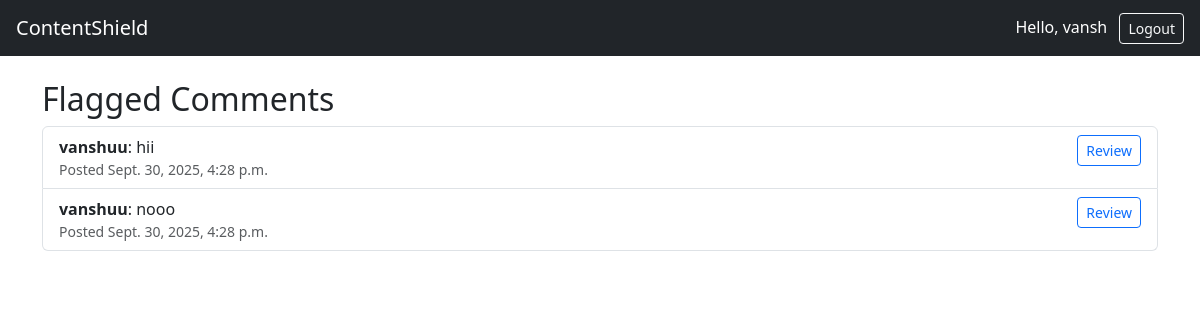
The page /moderation/flagged/ (signed in) on the database its author committed.
### users/models.py (models this page shows, shortened)
class User(AbstractUser):
    ROLE_CHOICES = (
        ('admin', 'Admin'),
        ('moderator', 'Moderator'),
        ('user', 'User'),
    )
    role = models.CharField(max_length=20, choices=ROLE_CHOICES, default='user')
    is_banned = models.BooleanField(default=False)

### moderation/models.py (models this page shows, shortened)
class Content(models.Model):
    STATUS_CHOICES = (
        ('safe', 'Safe'),
        ('flagged', 'Flagged'),
        ('banned', 'Banned'),
    )
    user = models.ForeignKey(User, on_delete=models.CASCADE, related_name="contents")
    text = models.CharField(max_length=1000)
    created_at = models.DateTimeField(auto_now_add=True)  # use auto_now_add, not auto_now
    status = models.CharField(max_length=20, choices=STATUS_CHOICES, default='safe')

### moderation/views.py (the view)
# urls.py: path('flagged/', flagged_comments_view, name='flagged_comments'),
@login_required
def flagged_comments_view(request):
    flagged = Content.objects.filter(status="flagged").order_by("-created_at")
    return render(request, "moderation/flagged_comments.html", {"flagged": flagged})

### moderation/templates/moderation/flagged_comments.html
{% extends "base.html" %}
{% block content %}
<h2>Flagged Comments</h2>
<ul class="list-group">
  {% for item in flagged %}
    <li class="list-group-item">
      <div class="d-flex justify-content-between align-items-start">
        <div>
          <strong>{{ item.user.username }}</strong>: {{ item.text }}
          <div class="text-muted small">Posted {{ item.created_at }}</div>
        </div>
        <a class="btn btn-sm btn-outline-primary" href="#">Review</a>
      </div>
    </li>
  {% empty %}
    <li class="list-group-item">No flagged comments.</li>
  {% endfor %}
 </ul>
{% endblock %}

### templates/base.html (shortened to what this page needs)
<!DOCTYPE html>
<html lang="en">
<head>
  <link href="https://cdn.jsdelivr.net/npm/bootstrap@5.3.0/dist/css/bootstrap.min.css" rel="stylesheet">
</head>
<body>
  <nav class="navbar navbar-dark bg-dark px-3">
    <a class="navbar-brand" href="{% url 'home' %}">ContentShield</a>
    <div>
      {% if user.is_authenticated %}
        <span class="text-white">Hello, {{ user.username }}</span>
        <a href="{% url 'logout' %}" class="btn btn-sm btn-outline-light ms-2">Logout</a>
      {% else %}
        <a href="{% url 'login' %}" class="btn btn-sm btn-outline-light">Login</a>
        <a href="{% url 'register' %}" class="btn btn-sm btn-primary ms-2">Register</a>
      {% endif %}
    </div>
  </nav>
  <div class="container mt-4">
    {% block content %}{% endblock %}
  </div>
</body>
</html>

### rows shown on the page
User: username "vansh"
Content: user.username "vanshuu", text "hii", created_at "Sept. 30, 2025, 4:28 p.m."
Content: user.username "vanshuu", text "nooo", created_at "Sept. 30, 2025, 4:28 p.m."
